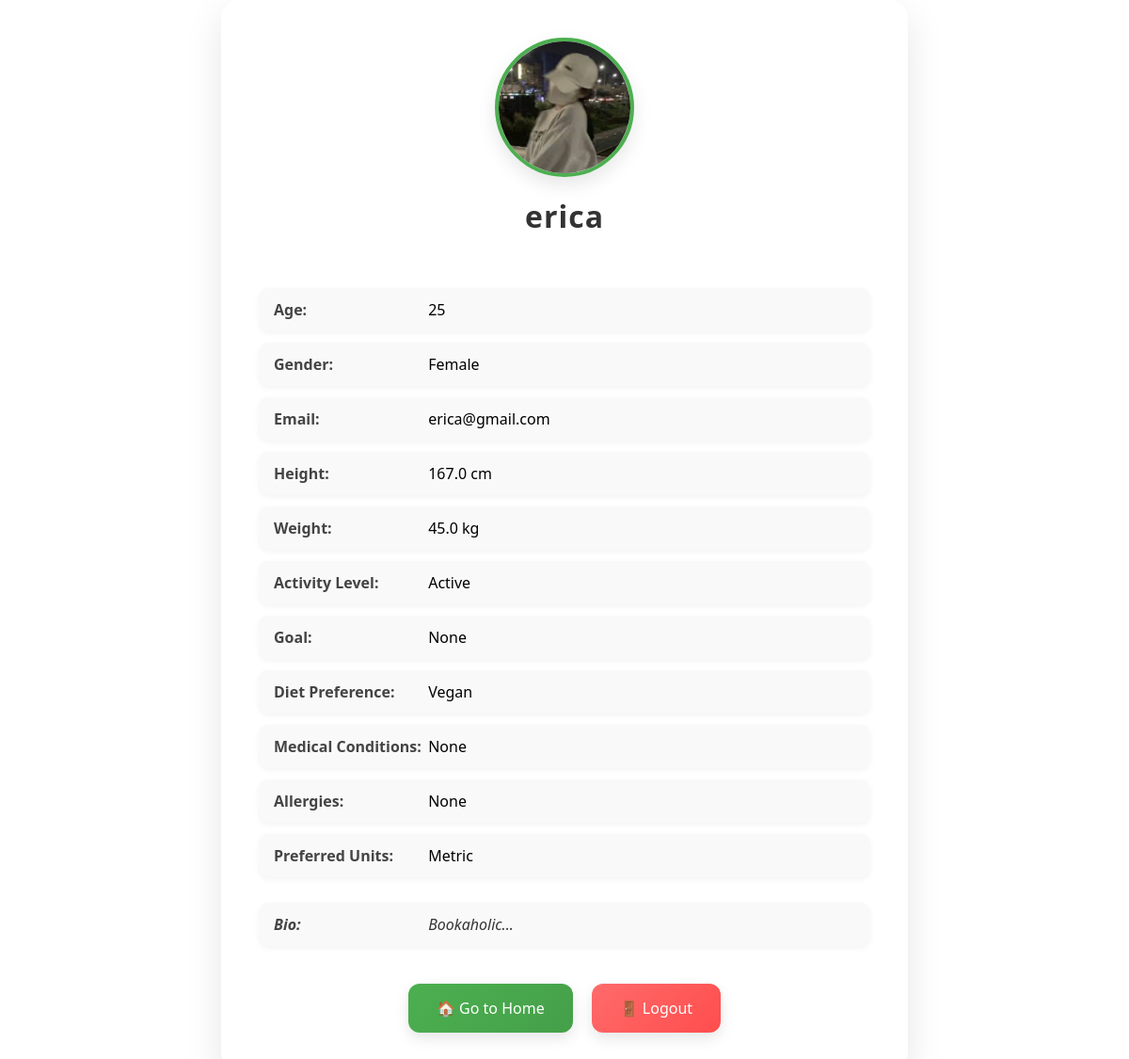
The app's page /profile (signed in) with its own data.
### models.py (models this page shows)
class User(db.Model):
    id = db.Column(db.Integer, primary_key=True)
    name = db.Column(db.String(100))
    email = db.Column(db.String(100), unique=True)
    password_hash = db.Column(db.String(128))
    age = db.Column(db.Integer)
    gender = db.Column(db.String(10))
    weight = db.Column(db.Float)
    height = db.Column(db.Float)
    activity_level = db.Column(db.String(50))
    health_goal = db.Column(db.String(50))
    medical_conditions = db.Column(db.String(500), nullable=True)
    dietary_preference = db.Column(db.String(50))
    allergies = db.Column(db.String(500), nullable=True)
    profile_pic = db.Column(db.String(200), nullable=True)
    units = db.Column(db.String(20))
    bio = db.Column(db.Text, nullable=True)

### app.py (the view, shortened to what this page needs)
@app.route('/profile')
def profile():
    if 'user_id' not in session:
        return redirect(url_for('login'))
    user = User.query.get(session['user_id'])
    return render_template('profile.html', user=user)

### templates/profile.html (shortened to what this page needs)
<!DOCTYPE html>
<html lang="en">
<head>
</head>
<body>
  <div class="container">
    <div class="profile-header">
  {% if user.profile_pic %}
    <img src="{{ url_for('static', filename='profile_pics/' ~ user.profile_pic) }}"
         alt="Profile Picture" class="profile-pic">
  {% else %}
    <img src="{{ url_for('static', filename='default_user.png') }}"
         alt="Default Picture" class="profile-pic">
  {% endif %}
  <h2>{{ user.name }}</h2>
</div>
    <div class="profile-info">
      <div><strong>Age:</strong> {{ user.age }}</div>
      <div><strong>Gender:</strong> {{ user.gender }}</div>
      <div><strong>Email:</strong> {{ user.email }}</div>
      <div><strong>Height:</strong> {{ user.height }} cm</div>
      <div><strong>Weight:</strong> {{ user.weight }} kg</div>
      <div><strong>Activity Level:</strong> {{ user.activity_level }}</div>
      <div><strong>Goal:</strong> {{ user.health_goal }}</div>
      <div><strong>Diet Preference:</strong> {{ user.dietary_preference }}</div>
      <div><strong>Medical Conditions:</strong> {{ user.medical_conditions or 'None' }}</div>
      <div><strong>Allergies:</strong> {{ user.allergies or 'None' }}</div>
      <div><strong>Preferred Units:</strong> {{ user.units }}</div>
      <div class="bio"><strong>Bio:</strong> {{ user.bio or 'No info provided' }}</div>
    </div>
    <div class="button-group">
      <a href="{{ url_for('home') }}" class="btn">🏠 Go to Home</a>
      <a href="{{ url_for('logout') }}" class="btn btn-logout">🚪 Logout</a>
    </div>
  </div>
</body>
</html>

### templates/profile.html (style rules this page uses)
body { font-family: 'Segoe UI', Tahoma, Geneva, Verdana, sans-serif; margin: 0; padding: 0; background: url('https://i.pinimg.com/736x/91/84/1d/91841d5479c77a8de7ef32fd3384f2d2.jpg') no-repeat center center/cover; min-height: 100vh; display: flex; justify-content: center; align-items: center; }
.container { width: 90%; max-width: 650px; background: #ffffffee; border-radius: 20px; box-shadow: 0 15px 40px rgba(0, 0, 0, 0.1); padding: 40px; backdrop-filter: blur(10px); text-align: center; }
h2 { font-size: 2rem; color: #333; margin-top: 20px; margin-bottom: 30px; letter-spacing: 1px; }
.profile-header { display: flex; flex-direction: column; align-items: center; margin-bottom: 25px; }
.profile-pic { width: 140px; height: 140px; border-radius: 50%; object-fit: cover; border: 4px solid #4CAF50; box-shadow: 0 8px 20px rgba(0, 0, 0, 0.1); transition: transform 0.3s; }
.profile-info { display: flex; flex-direction: column; gap: 12px; text-align: left; }
.profile-info div { background: #f9f9f9; padding: 12px 16px; border-radius: 10px; box-shadow: 0 2px 6px rgba(0,0,0,0.05); font-size: 1rem; }
.profile-info strong { color: #444; width: 160px; display: inline-block; }
.bio { background: #f1faff; padding: 15px 20px; border-radius: 12px; font-style: italic; color: #333; box-shadow: 0 2px 6px rgba(0, 0, 0, 0.05); margin-top: 15px; }
.button-group { display: flex; justify-content: center; gap: 20px; margin-top: 40px; }
.btn { display: inline-block; background: linear-gradient(135deg, #4CAF50, #45a049); color: #fff; border: none; padding: 15px 30px; border-radius: 12px; font-size: 16px; cursor: pointer; transition: all 0.3s ease; box-shadow: 0 6px 15px rgba(0, 0, 0, 0.1); text-decoration: none; }
.btn-logout { background: linear-gradient(135deg, #ff6b6b, #ff4d4d); }

### records on screen
User: profile_pic (picture), name "erica", age "25", gender "Female", email "erica@gmail.com", height "167.0", weight "45.0", activity_level "Active", health_goal "None", dietary_preference "Vegan", medical_conditions "None", allergies "None", units "Metric", bio "Bookaholic..."
